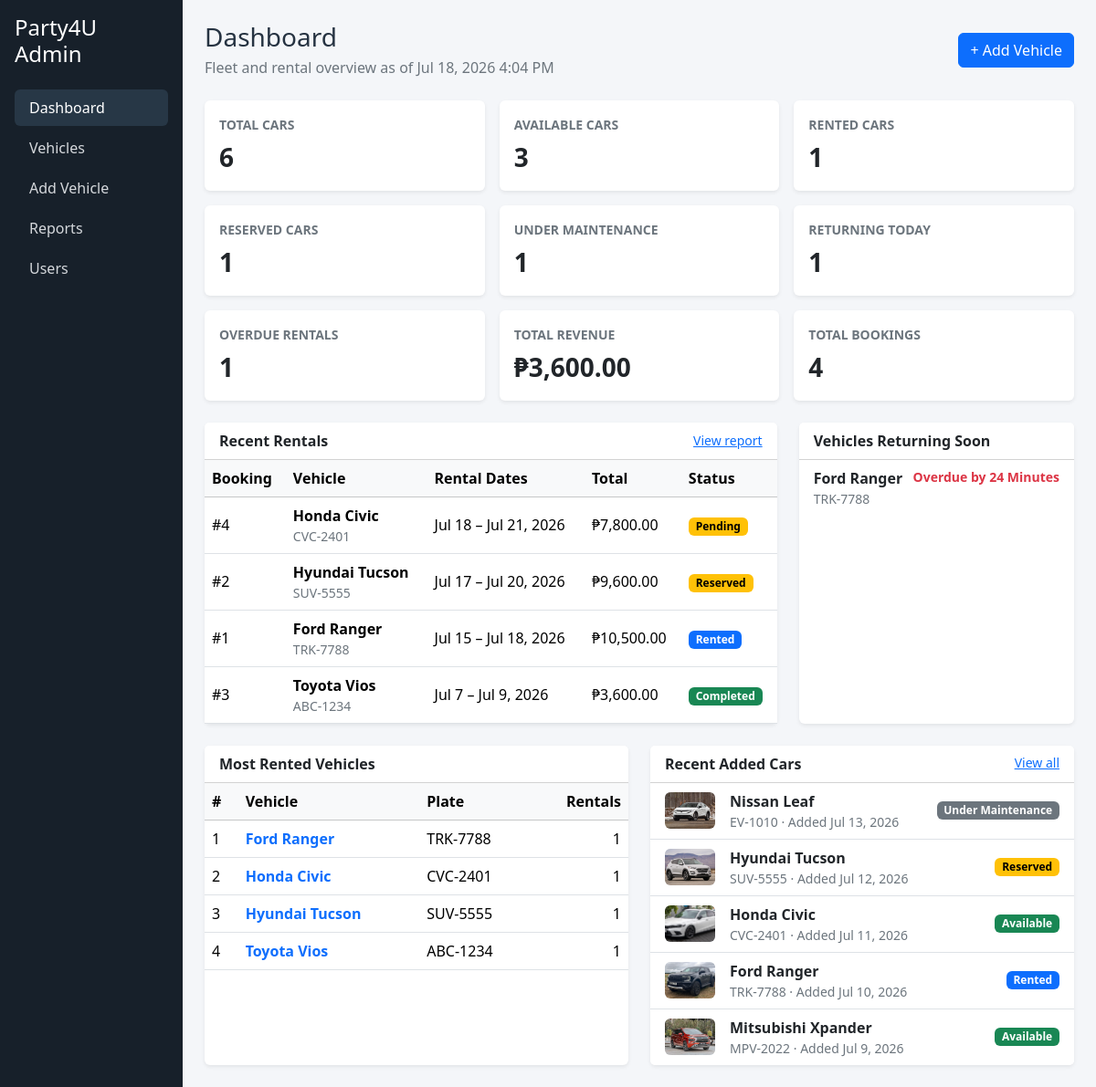
/admin/jeiven_dashboard.php, run on the app's committed database.
### tables this page shows
CREATE TABLE IF NOT EXISTS bookings (
    id INT UNSIGNED NOT NULL AUTO_INCREMENT,
    user_id INT UNSIGNED DEFAULT NULL,
    vehicle_id INT UNSIGNED NOT NULL,
    start_date DATETIME NOT NULL,
    end_date DATETIME NOT NULL,
    rental_days INT UNSIGNED NOT NULL DEFAULT 1,
    daily_rate DECIMAL(10, 2) NOT NULL,
    total_amount DECIMAL(10, 2) NOT NULL,
    status ENUM(
        'Pending',
        'Reserved',
        'Rented',
        'Completed',
        'Cancelled'
    ) NOT NULL DEFAULT 'Pending',
    created_at DATETIME NOT NULL DEFAULT CURRENT_TIMESTAMP,
    updated_at DATETIME NOT NULL DEFAULT CURRENT_TIMESTAMP
        ON UPDATE CURRENT_TIMESTAMP,
    PRIMARY KEY (id),
    KEY idx_bookings_user_id (user_id),
    KEY idx_bookings_vehicle_id (vehicle_id),
    KEY idx_bookings_status (status),
    KEY idx_bookings_created_at (created_at),
    KEY idx_bookings_end_date (end_date),
    CONSTRAINT fk_bookings_user
        FOREIGN KEY (user_id)
        REFERENCES users (user_id)
        ON DELETE SET NULL
        ON UPDATE CASCADE,
    CONSTRAINT fk_bookings_vehicle
        FOREIGN KEY (vehicle_id)
        REFERENCES vehicles (id)
        ON DELETE RESTRICT
        ON UPDATE CASCADE
);

CREATE TABLE IF NOT EXISTS vehicles (
    id INT UNSIGNED NOT NULL AUTO_INCREMENT,
    brand VARCHAR(80) NOT NULL,
    model VARCHAR(80) NOT NULL,
    year SMALLINT UNSIGNED NOT NULL,
    category ENUM(
        'Sedan',
        'SUV',
        'Hatchback',
        'Pickup',
        'Van',
        'Coupe',
        'Convertible'
    ) NOT NULL,
    transmission ENUM('Automatic', 'Manual') NOT NULL,
    fuel_type ENUM('Gasoline', 'Diesel', 'Hybrid', 'Electric') NOT NULL,
    seating_capacity TINYINT UNSIGNED NOT NULL,
    plate_number VARCHAR(30) NOT NULL,
    color VARCHAR(50) NOT NULL,
    daily_rate DECIMAL(10, 2) NOT NULL,
    description TEXT DEFAULT NULL,
    image_path VARCHAR(500) DEFAULT NULL,
    availability_status ENUM(
        'Available',
        'Reserved',
        'Rented',
        'Under Maintenance'
    ) NOT NULL DEFAULT 'Available',
    created_at DATETIME NOT NULL DEFAULT CURRENT_TIMESTAMP,
    updated_at DATETIME NOT NULL DEFAULT CURRENT_TIMESTAMP
        ON UPDATE CURRENT_TIMESTAMP,
    PRIMARY KEY (id),
    UNIQUE KEY uq_vehicles_plate_number (plate_number),
    KEY idx_vehicles_status (availability_status),
    KEY idx_vehicles_category (category),
    KEY idx_vehicles_created_at (created_at)
);

### admin/jeiven_dashboard.php (the view, shortened to what this page needs)
<?php
require_once __DIR__ . '/../includes/leanne_db.php';
$db = isset($conn) && $conn instanceof mysqli ? $conn : (isset($mysqli) && $mysqli instanceof mysqli ? $mysqli : null);
function e(?string $value): string { return htmlspecialchars($value ?? '', ENT_QUOTES, 'UTF-8'); }
function fetchRows(mysqli $db, string $sql): array { $stmt=$db->prepare($sql); if(!$stmt)return[]; if(!$stmt->execute()){$stmt->close();return[];} $result=$stmt->get_result();$rows=$result?$result->fetch_all(MYSQLI_ASSOC):[]; $stmt->close(); return $rows; }
function fetchValue(mysqli $db, string $sql): float { $stmt=$db->prepare($sql); $result=$stmt->get_result();$row=$result?$result->fetch_row():[]; return (float)($row[0]??0); }
function badgeClass(string $status): string { return match($status){'Available','Completed'=>'success','Reserved','Pending'=>'warning','Rented'=>'primary','Under Maintenance'=>'secondary','Cancelled','Overdue'=>'danger',default=>'dark'}; }
function dueLabel(string $endDate): array
{
    try { $now=new DateTimeImmutable('now'); $end=new DateTimeImmutable($endDate); }
    catch(Exception $e){ return ['label'=>'Unknown','overdue'=>false]; }
    $overdue=$end<$now; $seconds=abs($end->getTimestamp()-$now->getTimestamp());
    $days=intdiv($seconds,86400); $hours=intdiv($seconds%86400,3600); $minutes=max(1,intdiv($seconds%3600,60)); $parts=[];
    if(!$parts||(!$days&&count($parts)<2))$parts[]=$minutes.' '.($minutes===1?'Minute':'Minutes');
    return ['label'=>($overdue?'Overdue by ':'Returns in ').implode(' ',array_slice($parts,0,2)),'overdue'=>$overdue];
}
$stats=['total_cars'=>0,'available'=>0,'rented'=>0,'reserved'=>0,'maintenance'=>0,'returning_today'=>0,'overdue'=>0,'revenue'=>0,'bookings'=>0];
$recentRentals=$returningSoon=$mostRented=$recentCars=[];
if($db!==null){
    $stats['total_cars']=(int)fetchValue($db,'SELECT COUNT(*) FROM vehicles');
    $stats['available']=(int)fetchValue($db,"SELECT COUNT(*) FROM vehicles WHERE availability_status='Available'");
    $stats['rented']=(int)fetchValue($db,"SELECT COUNT(*) FROM vehicles WHERE availability_status='Rented'");
    $stats['reserved']=(int)fetchValue($db,"SELECT COUNT(*) FROM vehicles WHERE availability_status='Reserved'");
    $stats['maintenance']=(int)fetchValue($db,"SELECT COUNT(*) FROM vehicles WHERE availability_status='Under Maintenance'");
    $stats['returning_today']=(int)fetchValue($db,"SELECT COUNT(*) FROM bookings WHERE status='Rented' AND end_date>=CURDATE() AND end_date<DATE_ADD(CURDATE(),INTERVAL 1 DAY)");
    $stats['overdue']=(int)fetchValue($db,"SELECT COUNT(*) FROM bookings WHERE status='Rented' AND end_date<NOW()");
    $stats['revenue']=fetchValue($db,"SELECT COALESCE(SUM(total_amount),0) FROM bookings WHERE status='Completed'");
    $stats['bookings']=(int)fetchValue($db,'SELECT COUNT(*) FROM bookings');
    $recentRentals=fetchRows($db,"SELECT b.id,b.start_date,b.end_date,b.total_amount,b.status,b.created_at,v.brand,v.model,v.plate_number FROM bookings b JOIN vehicles v ON v.id=b.vehicle_id ORDER BY b.created_at DESC,b.id DESC LIMIT 6");
    $returningSoon=fetchRows($db,"SELECT b.id,b.end_date,v.id AS vehicle_id,v.brand,v.model,v.plate_number FROM bookings b JOIN vehicles v ON v.id=b.vehicle_id WHERE b.status='Rented' AND b.end_date<=DATE_ADD(NOW(),INTERVAL 3 DAY) ORDER BY b.end_date ASC LIMIT 6");
    $mostRented=fetchRows($db,"SELECT v.id,v.brand,v.model,v.plate_number,COUNT(b.id) AS rental_count FROM vehicles v JOIN bookings b ON b.vehicle_id=v.id AND b.status<>'Cancelled' GROUP BY v.id,v.brand,v.model,v.plate_number ORDER BY rental_count DESC,v.brand,v.model LIMIT 5");
    $recentCars=fetchRows($db,'SELECT id,brand,model,plate_number,availability_status,created_at,image_path FROM vehicles ORDER BY created_at DESC,id DESC LIMIT 5');
}
$cards=[
 ['Total Cars',$stats['total_cars'],'primary'],['Available Cars',$stats['available'],'success'],['Rented Cars',$stats['rented'],'info'],
 ['Reserved Cars',$stats['reserved'],'warning'],['Under Maintenance',$stats['maintenance'],'secondary'],['Returning Today',$stats['returning_today'],'primary'],
 ['Overdue Rentals',$stats['overdue'],'danger'],['Total Revenue','₱'.number_format($stats['revenue'],2),'success'],['Total Bookings',$stats['bookings'],'dark']
];
?>
<!doctype html><html lang="en"><head><link href="https://cdn.jsdelivr.net/npm/bootstrap@5.3.3/dist/css/bootstrap.min.css" rel="stylesheet"><link href="../assets/css/style.css" rel="stylesheet">
</head><body><div class="container-fluid"><div class="row">
<aside class="col-md-3 col-lg-2 p-3 sidebar"><h4 class="text-white mb-4">Party4U Admin</h4><nav class="nav flex-column gap-1"><a class="nav-link rounded active" href="jeiven_dashboard.php">Dashboard</a><a class="nav-link rounded" href="jeiven_cars.php">Vehicles</a><a class="nav-link rounded" href="jeiven_add_car.php">Add Vehicle</a><a class="nav-link rounded" href="jeiven_reports.php">Reports</a><a class="nav-link rounded" href="yana_users.php">Users</a></nav></aside>
<main class="col-md-9 col-lg-10 px-md-4 py-4"><div class="d-flex flex-wrap justify-content-between align-items-center gap-2 mb-4"><div><h1 class="h3 mb-1">Dashboard</h1><p class="text-secondary mb-0">Fleet and rental overview as of <?= e(date('M j, Y g:i A')) ?></p></div><a class="btn btn-primary" href="jeiven_add_car.php">+ Add Vehicle</a></div>
<div class="row g-3 mb-4"><?php foreach($cards as [$label,$value,$color]):?><div class="col-sm-6 col-xl-4"><div class="card border-0 shadow-sm h-100 metric border-<?=e($color)?>"><div class="card-body"><div class="text-secondary small text-uppercase fw-semibold"><?=e($label)?></div><div class="fs-3 fw-bold mt-1"><?=is_int($value)?number_format($value):e((string)$value)?></div></div></div></div><?php endforeach;?></div>
<div class="row g-4 mb-4"><div class="col-xl-8"><div class="card border-0 shadow-sm h-100"><div class="card-header bg-white d-flex justify-content-between align-items-center"><strong>Recent Rentals</strong><a href="jeiven_reports.php?report=bookings" class="small">View report</a></div><div class="table-responsive"><table class="table table-hover align-middle mb-0"><thead class="table-light"><tr><th>Booking</th><th>Vehicle</th><th>Rental Dates</th><th>Total</th><th>Status</th></tr></thead><tbody><?php if(!$recentRentals):?><tr><td colspan="5" class="text-center text-secondary py-4">No rental records yet.</td></tr><?php endif;?><?php foreach($recentRentals as $row):?><tr><td>#<?= (int)$row['id']?></td><td><strong><?=e($row['brand'].' '.$row['model'])?></strong><div class="small text-secondary"><?=e($row['plate_number'])?></div></td><td><?=e(date('M j',strtotime($row['start_date'])))?> – <?=e(date('M j, Y',strtotime($row['end_date'])))?></td><td>₱<?=number_format((float)$row['total_amount'],2)?></td><td><span class="badge text-bg-<?=badgeClass((string)$row['status'])?>"><?=e($row['status'])?></span></td></tr><?php endforeach;?></tbody></table></div></div></div>
<div class="col-xl-4"><div class="card border-0 shadow-sm h-100"><div class="card-header bg-white"><strong>Vehicles Returning Soon</strong></div><div class="list-group list-group-flush"><?php if(!$returningSoon):?><div class="text-center text-secondary p-4">No vehicles due soon.</div><?php endif;?><?php foreach($returningSoon as $row):$due=dueLabel((string)$row['end_date']);?><a href="jeiven_edit_car.php?id=<?=(int)$row['vehicle_id']?>" class="list-group-item list-group-item-action d-flex justify-content-between gap-2"><div><strong><?=e($row['brand'].' '.$row['model'])?></strong><div class="small text-secondary"><?=e($row['plate_number'])?></div></div><small class="text-end fw-semibold <?=$due['overdue']?'text-danger':'text-primary'?>"><?=e($due['label'])?></small></a><?php endforeach;?></div></div></div></div>
<div class="row g-4"><div class="col-xl-6"><div class="card border-0 shadow-sm h-100"><div class="card-header bg-white"><strong>Most Rented Vehicles</strong></div><div class="table-responsive"><table class="table align-middle mb-0"><thead class="table-light"><tr><th>#</th><th>Vehicle</th><th>Plate</th><th class="text-end">Rentals</th></tr></thead><tbody><?php if(!$mostRented):?><tr><td colspan="4" class="text-center text-secondary py-4">No rental data yet.</td></tr><?php endif;?><?php foreach($mostRented as $index=>$row):?><tr><td><?= $index+1?></td><td><a href="jeiven_edit_car.php?id=<?=(int)$row['id']?>" class="text-decoration-none fw-semibold"><?=e($row['brand'].' '.$row['model'])?></a></td><td><?=e($row['plate_number'])?></td><td class="text-end"><?=number_format((int)$row['rental_count'])?></td></tr><?php endforeach;?></tbody></table></div></div></div>
<div class="col-xl-6"><div class="card border-0 shadow-sm h-100"><div class="card-header bg-white d-flex justify-content-between"><strong>Recent Added Cars</strong><a class="small" href="jeiven_cars.php">View all</a></div><div class="list-group list-group-flush"><?php if(!$recentCars):?><div class="text-center text-secondary p-4">No vehicles added yet.</div><?php endif;?><?php foreach($recentCars as $row):?><a href="jeiven_edit_car.php?id=<?=(int)$row['id']?>" class="list-group-item list-group-item-action d-flex align-items-center gap-3"><?php if(!empty($row['image_path'])): $imagePath = str_starts_with((string)$row['image_path'], 'assets/') ? '../' . $row['image_path'] : (string)$row['image_path']; ?><img class="car-thumb rounded" src="<?=e($imagePath)?>" alt=""><?php else:?><div class="car-thumb rounded"></div><?php endif;?><div class="flex-grow-1"><strong><?=e($row['brand'].' '.$row['model'])?></strong><div class="small text-secondary"><?=e($row['plate_number'])?> · Added <?=e(date('M j, Y',strtotime($row['created_at'])))?></div></div><span class="badge text-bg-<?=badgeClass((string)$row['availability_status'])?>"><?=e($row['availability_status'])?></span></a><?php endforeach;?></div></div></div></div>
</main></div></div><script src="https://cdn.jsdelivr.net/npm/bootstrap@5.3.3/dist/js/bootstrap.bundle.min.js"></script></body></html>

### assets/css/style.css (style rules this page uses)
:root { --brand-navy: #17202a; --brand-ink: #263342; --brand-sky: #eef6fb; --brand-green: #1f8a5b; }
body { background: #f4f6f9; color: var(--brand-ink); }
.sidebar { background: var(--brand-navy); min-height: 100vh; }
.sidebar a { color: #d5d8dc; text-decoration: none; }
.sidebar a:hover, .sidebar a.active { background: #273746; color: #fff; }
.metric { border-left: 4px solid var(--bs-primary); }
.car-thumb { width: 55px; height: 40px; object-fit: cover; background: #e9ecef; }
.table td, .table th { white-space: nowrap; }

### data on the page
bookings: id "4", vehicle.model "Honda Civic", vehicle.plate_number "CVC-2401", start_date "Jul 18", end_date "Jul 21, 2026", total_amount "7,800.00", status "Pending"
bookings: id "2", vehicle.model "Hyundai Tucson", vehicle.plate_number "SUV-5555", start_date "Jul 17", end_date "Jul 20, 2026", total_amount "9,600.00", status "Reserved"
bookings: id "1", vehicle.model "Ford Ranger", vehicle.plate_number "TRK-7788", start_date "Jul 15", end_date "Jul 18, 2026", total_amount "10,500.00", status "Rented", end_date "Overdue by 24 Minutes"
bookings: id "3", vehicle.model "Toyota Vios", vehicle.plate_number "ABC-1234", start_date "Jul 7", end_date "Jul 9, 2026", total_amount "3,600.00", status "Completed"
vehicles: brand+model "Ford Ranger", plate_number "TRK-7788", rental_count "1", image_path (picture), created_at "Jul 10, 2026", availability_status "Rented"
vehicles: brand+model "Honda Civic", plate_number "CVC-2401", rental_count "1", image_path (picture), created_at "Jul 11, 2026", availability_status "Available"
vehicles: brand+model "Hyundai Tucson", plate_number "SUV-5555", rental_count "1", image_path (picture), created_at "Jul 12, 2026", availability_status "Reserved"
vehicles: brand+model "Toyota Vios", plate_number "ABC-1234", rental_count "1"
vehicles: image_path (picture), brand+model "Nissan Leaf", plate_number "EV-1010", created_at "Jul 13, 2026", availability_status "Under Maintenance"
vehicles: image_path (picture), brand+model "Mitsubishi Xpander", plate_number "MPV-2022", created_at "Jul 9, 2026", availability_status "Available"

### other printed values
$label "TOTAL CARS"
$value "6"
$label "AVAILABLE CARS"
$value "3"
$label "RENTED CARS"
$value "1"
$label "RESERVED CARS"
$label "UNDER MAINTENANCE"
$label "RETURNING TODAY"
$label "OVERDUE RENTALS"
$label "TOTAL REVENUE"
$value "₱3,600.00"
$label "TOTAL BOOKINGS"
$value "4"
